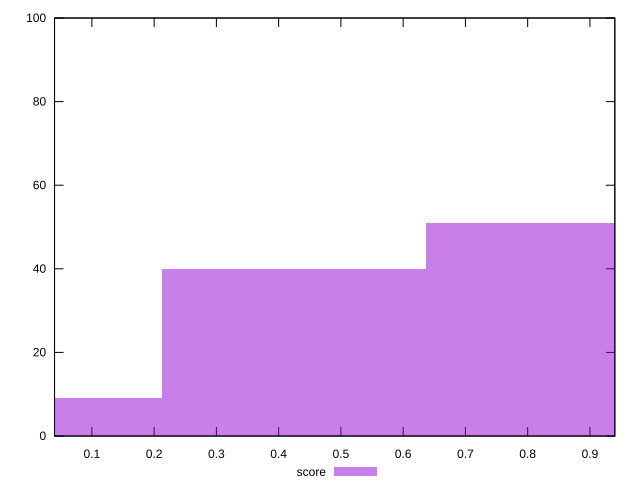

Recreate this plot in gnuplot.
reset

$score <<EOF
0.8494958640294561 51
0.42474793201472805 40
0 9
EOF

set key outside below
set boxwidth 0.42474793201472805
set xrange [0.04:0.94]
set yrange [0:100]
set trange [0:100]
set style fill transparent solid 0.5 noborder
set terminal svg size 640, 490 enhanced background rgb 'white'
set output "report_00009_2021-02-08T22-37-41.559Z/first-contentful-paint/samples/pages/score/histogram.svg"

plot $score title "score" with boxes

reset
